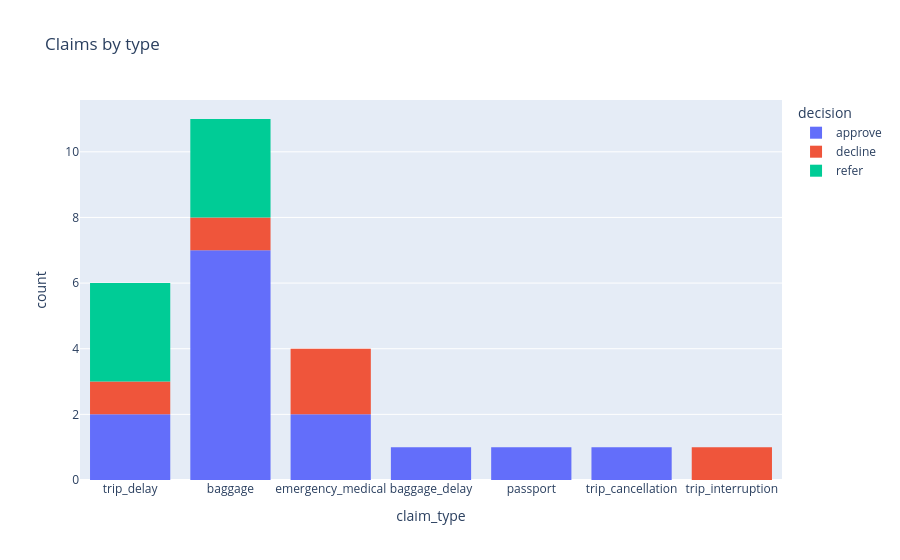

Notebook source saved alongside this figure:
### Markdown cell above
This chart counts the claims of each type, split by the handler's decision.

### Code cell
fig = px.histogram(data, x="claim_type", color="decision", title="Claims by type")
fig.show()

### Figure 1 — Plotly figure (JSON) as saved in the notebook; plotly's stock layout.template omitted (floating-point values rounded to 4 significant figures)
{"data": [{"bingroup": "x", "hovertemplate": "decision=approve<br>claim_type=%{x}<br>count=%{y}<extra></extra>", "legendgroup": "approve", "marker": {"color": "#636efa", "pattern": {"shape": ""}}, "name": "approve", "orientation": "v", "showlegend": true, "type": "histogram", "x": ["trip_delay", "baggage", "emergency_medical", "baggage_delay", "passport", "emergency_medical", "baggage", "trip_cancellation", "baggage", "baggage", "baggage", "baggage", "baggage", "trip_delay"], "xaxis": "x", "yaxis": "y"}, {"bingroup": "x", "hovertemplate": "decision=decline<br>claim_type=%{x}<br>count=%{y}<extra></extra>", "legendgroup": "decline", "marker": {"color": "#EF553B", "pattern": {"shape": ""}}, "name": "decline", "orientation": "v", "showlegend": true, "type": "histogram", "x": ["emergency_medical", "baggage", "trip_delay", "trip_interruption", "emergency_medical"], "xaxis": "x", "yaxis": "y"}, {"bingroup": "x", "hovertemplate": "decision=refer<br>claim_type=%{x}<br>count=%{y}<extra></extra>", "legendgroup": "refer", "marker": {"color": "#00cc96", "pattern": {"shape": ""}}, "name": "refer", "orientation": "v", "showlegend": true, "type": "histogram", "x": ["baggage", "baggage", "trip_delay", "trip_delay", "baggage", "trip_delay"], "xaxis": "x", "yaxis": "y"}], "layout": {"barmode": "relative", "legend": {"title": {"text": "decision"}, "tracegroupgap": 0}, "title": {"text": "Claims by type"}, "xaxis": {"anchor": "y", "domain": [0, 1], "title": {"text": "claim_type"}}, "yaxis": {"anchor": "x", "domain": [0, 1], "title": {"text": "count"}}}}
